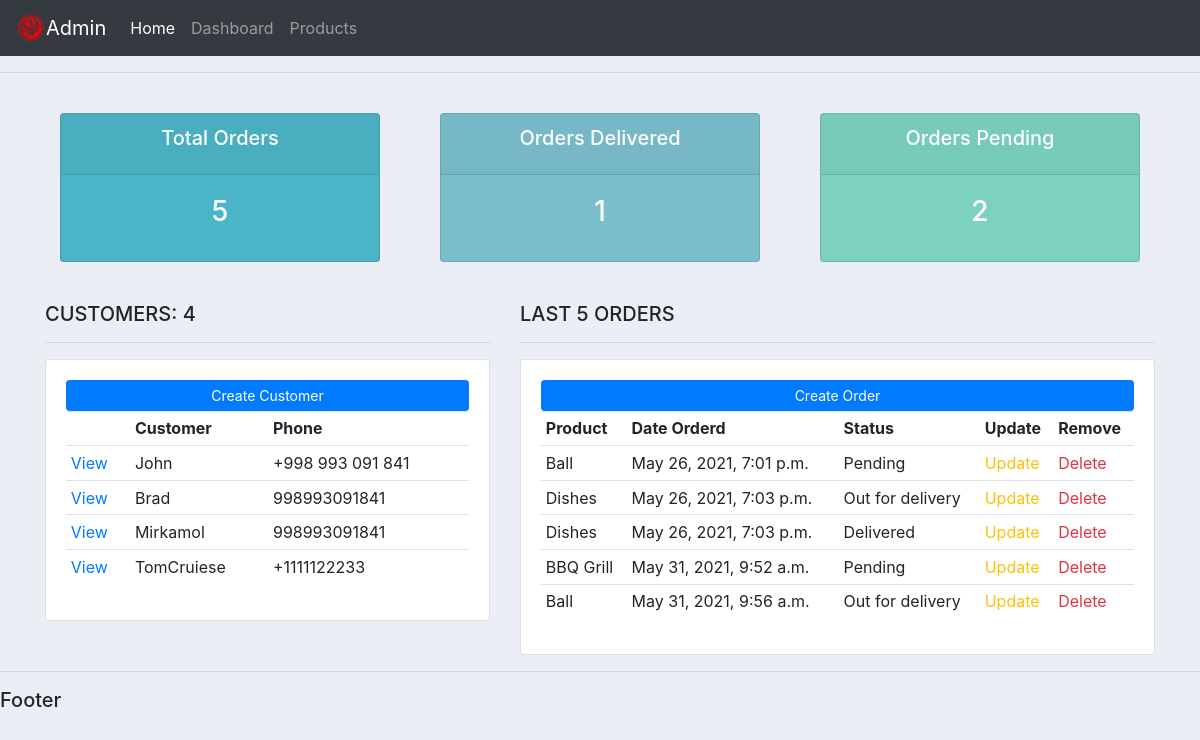
The page / on the database its author committed.
### accounts/models.py (models this page shows, shortened)
class Customer(models.Model):
    name = models.CharField(max_length=200, null=True)
    phone = models.CharField(max_length=200, null=True)
    email = models.CharField(max_length=200, null=True)
    date_created = models.DateTimeField(auto_now_add=True, null=True)

class Order(models.Model):
    STATUS = (
        ('Pending', 'Pending'),
        ('Out for delivery', 'Out for delivery'),
        ('Delivered', 'Delivered')
    )
    customer = models.ForeignKey(Customer,null=True, on_delete= SET_NULL)
    product = models.ForeignKey(Product,null=True, on_delete= SET_NULL)
    date_created = models.DateTimeField(auto_now_add=True, null=True)
    status = models.CharField(max_length=200,null=True, choices=STATUS)

class Product(models.Model):
    CATEGORY = (
        ('Indoor','Indoor'),
        ('Outdoor','Outdoor')
    )
    name = models.CharField(max_length=200, null=True)
    price = models.FloatField(null=True)
    category = models.CharField(max_length=200,null=True, choices=CATEGORY)
    description = models.CharField(max_length=200,null=True,blank=True)
    date_created = models.DateTimeField(auto_now_add=True, null=True)
    tags = models.ManyToManyField(Tag)
    def __str__(self):
        return self.name

### accounts/views.py (the view)
# urls.py: path('', views.home, name = 'home'),
def home(request):
    orders = Order.objects.all()
    customers = Customer.objects.all()
    total_customers = customers.count()
    total_orders = orders.count()
    delivered = orders.filter(status='Delivered').count()
    pending = orders.filter(status='Pending').count()
    context = {
        'orders':orders,'customers':customers,'total_orders':total_orders,'delivered':delivered,'pending':pending,
        'total_customers': total_customers
    }
    return render(request, 'accounts/dashboard.html' , context)

### accounts/templates/accounts/dashboard.html
{% extends 'accounts/base.html' %}
{% block content %}
    {% include 'accounts/status.html' %}
    <br>
        <div class="row">
            <div class="col-md-5">
                <h5>CUSTOMERS: {{total_customers}}</h5>
                <hr>
                <div class="card card-body">
                    <a class="btn btn-primary  btn-sm btn-block" href="{% url 'create_customer' %}">Create Customer</a>
                    <table class="table table-sm">
                        <tr>
                            <th></th>
                            <th>Customer</th>
                            <th>Phone  </th>
                        </tr>
                            {% for customer in customers %}
                                <tr>
                                    <td><a href="{% url 'customers' customer.id %}">View</a></td>
                                    <td>{{customer.name}}</td>
                                    <td>{{customer.phone}}</td>
                                </tr>
                            {% endfor %}
                    </table>
                </div>
            </div>
            <div class="col-md-7">
                <h5>LAST 5 ORDERS</h5>
                <hr>
                <div class="card card-body">
                    <a class="btn btn-primary  btn-sm btn-block" href="{% url 'create_order' %}">Create Order</a>
                    <table class="table table-sm">
                        <tr>
                            <th>Product</th>
                            <th>Date Orderd</th>
                            <th>Status</th>
                            <th>Update</th>
                            <th>Remove</th>
                        </tr>
                        {% for order in orders %}
                            <tr>
                                <td>{{order.product}}</td>
                                <td>{{order.date_created}}</td>
                                <td>{{order.status}}</td>
                                <td><a class="text-warning" href="">Update</a></td>
                                <td><a class="text-danger" href="">Delete</a></td>
                            </tr>
                        {% endfor %}
                    </table>
                </div>
            </div>
        </div>
{% endblock %}

### accounts/templates/accounts/base.html (shortened to what this page needs)
{% load static %}
<!DOCTYPE html>
<html lang="en">
<head>
    <link rel="stylesheet" href="https://cdn.jsdelivr.net/npm/bootstrap@4.6.0/dist/css/bootstrap.min.css">
    <link rel="stylesheet" href="{% static 'css/main.css' %}">
</head>
<body>
    {% include 'accounts/navbar.html' %}
    <div class="container" >
    {% block content %}
    {% endblock  %}
    </div>
    <hr>
    <h5>Footer</h5>
</body>
</html>

### accounts/templates/accounts/navbar.html (shortened to what this page needs)
{% load static %}
<nav class="navbar navbar-expand-lg navbar-dark  bg-dark">
    <img src="{% static "images/logo.png" %}" style="width:30px;">
    <a class="navbar-brand" href="admin">Admin</a>
    <div class="collapse navbar-collapse" id="navbarNav">
      <ul class="navbar-nav">
        <li class="nav-item">
          <a class="nav-link active" aria-current="page" href="{% url 'home' %}">Home</a>
        </li>
        <li class="nav-item">
          <a class="nav-link" href="{% url 'home' %}">Dashboard</a>
        </li>
        <li class="nav-item">
          <a class="nav-link" href="{% url 'products' %}">Products</a>
        </li>
      </ul>
    </div>
</nav>
<hr>

### accounts/templates/accounts/status.html
<br>
<div class="row">
	<div class="col">
		<div class="col-md">
			<div class="card text-center text-white  mb-3" id="total-orders">
			  	<div class="card-header">
			  		<h5 class="card-title">Total Orders</h5>
			  	</div>
			  	<div class="card-body">
			    	<h3 class="card-title">{{ total_orders }}</h3>
			  	</div>
			</div>
		</div>
	</div>
	<div class="col">
		<div class="col-md">
			<div class="card text-center text-white  mb-3" id="orders-delivered">
			  	<div class="card-header">
			  		<h5 class="card-title">Orders Delivered</h5>
			  	</div>
			  	<div class="card-body">
			    	<h3 class="card-title">{{ delivered }}</h3>
			  	</div>
			</div>
		</div>
	</div>
	<div class="col">
		<div class="col-md">
			<div class="card text-center text-white  mb-3" id="orders-pending">
			  	<div class="card-header">
			  		<h5 class="card-title">Orders Pending</h5>
			  	</div>
			  	<div class="card-body">
			    	<h3 class="card-title">{{ pending }}</h3>
			  	</div>
			</div>
		</div>
	</div>
</div>

### static/css/main.css (style rules this page uses)
body { background-color: #ebeff5; }
#total-orders { background-color: #4cb4c7; }
#orders-delivered { background-color: #7abecc; }
#orders-pending { background-color: #7CD1C0; }

### rows shown on the page
Customer: name "John", phone "+998 993 091 841"
Customer: name "Brad", phone "998993091841"
Customer: name "Mirkamol", phone "998993091841"
Customer: name "TomCruiese", phone "+1111122233"
Order: product "Ball", date_created "May 26, 2021, 7:01 p.m.", status "Pending"
Order: product "Dishes", date_created "May 26, 2021, 7:03 p.m.", status "Out for delivery"
Order: product "Dishes", date_created "May 26, 2021, 7:03 p.m.", status "Delivered"
Order: product "BBQ Grill", date_created "May 31, 2021, 9:52 a.m.", status "Pending"
Order: product "Ball", date_created "May 31, 2021, 9:56 a.m.", status "Out for delivery"

### other values the page prints
{{ total_orders }} "5"
{{ delivered }} "1"
{{ pending }} "2"
{{ total_customers }} "4"
